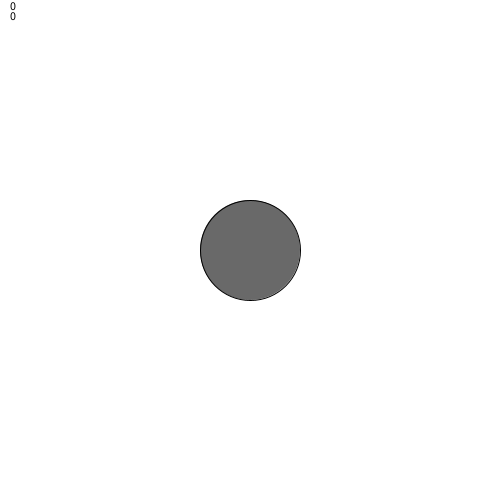
Frame 1 (no input)
Frame 60 (the mouse pressed at the canvas centre just before this capture): identical to frame 1, image omitted
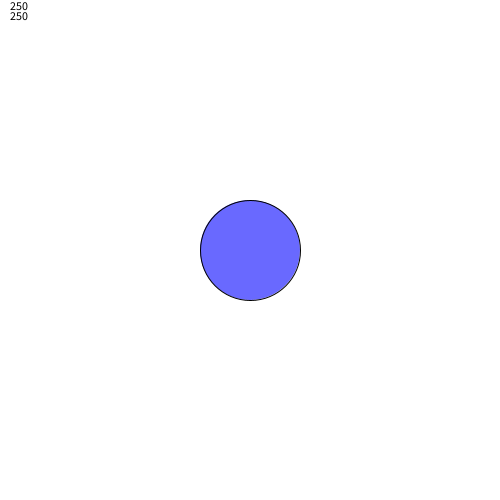
Frame 120 (the mouse held since frame 60 and released just before this capture)

The Processing sketch that drew these frames (run headless with seeded random() and noise(); from frame 60 on, the mouse is pressed at the canvas centre):

// Processing sketch: sketch_140707a
// ── sketch_140707a.pde
class Ball{
  int r = 50;
  int cx = 250;
  int cy = 250;
  Ball(){
    this.r = r;
    this.cx = cx;
    this.cy = cy;
  }
  
  boolean hit(float px, float py){
    float d2 = (px - cx)*(px - cx) + (px - cy)*(px - cy);
    return d2 < r*r;
  }
}

void setup(){
  size(500, 500);
  frameRate(60);
}
  int r = 50;
  int cx = 250;
  int cy = 250;
  int blue = 0;

void draw(){

  boolean hit = false;
  
  background(255);
  fill(0, 0, blue, 150);
  ellipse(cx, cy, r * 2, r * 2);
  
  fill(0);
  text(mouseX, 10, 10);
  text(mouseY, 10, 20);
  
  if((mouseX - cx)*(mouseX - cx) + (mouseY - cy)*(mouseY - cy) < r*r){
    hit = true;
  }
  if(hit == true)   blue = 255;
  if(hit == false)  blue = 0; 
  
   if (keyPressed) {
    if (key == 'w') {
      cy -= 1;
      }
      if (key == 's') {
      cy += 1;
      }
      if (key == 'd') {
      cx += 1;
      }
      if (key == 'a') {
      cx -= 1;
      }
   }

}
